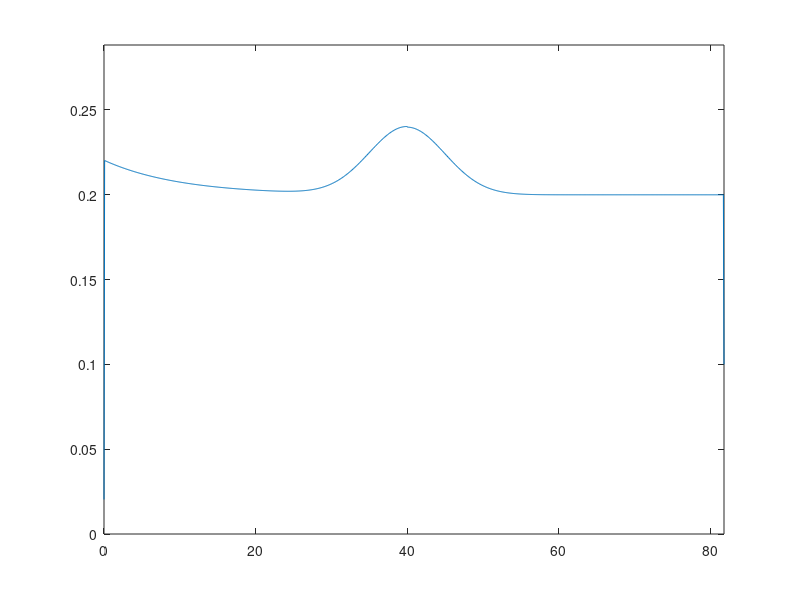

Write the MATLAB code that produced this figure.
clc, clear, close all

laserMean = 4000/100;
laserStd = 5;
lambda = 0.1;
laserMax = 8183/100;

n = 1000;

factor = [0.5 0.2 0.1 0.2];

dz = laserMax/(n-1);
z = 0:dz:laserMax;
p = zeros(n,5);

for i = 1:n
    
    fun = @(x) normpdf(x,z(i),laserStd);
    if( z(i) <= laserMax && z(i) >= 0 )
        nm1(i) = 1/integral(fun,0,laserMax);
        p(i,1) = nm1(i)*normpdf(z(i),laserMean,laserStd);
    end
    
    if( z(i) >= 0 && z(i) <= laserMean )
        nm2 = 1/(1-exp(-lambda*laserMean));
        p(i,2) = nm2*lambda*exp(-lambda*z(i));
    end
    
    if( z(i) == laserMax )
        p(i,3) = 1;
    end
    
    if( z(i) > 0 && z(i) < laserMax )
        p(i,4) = 1;
    end
    
    p(i,5) = factor*p(i,1:4)';
end

figure
plot(z,p(:,5))
axis([0 laserMax 0 max(p(:,5))*1.2])